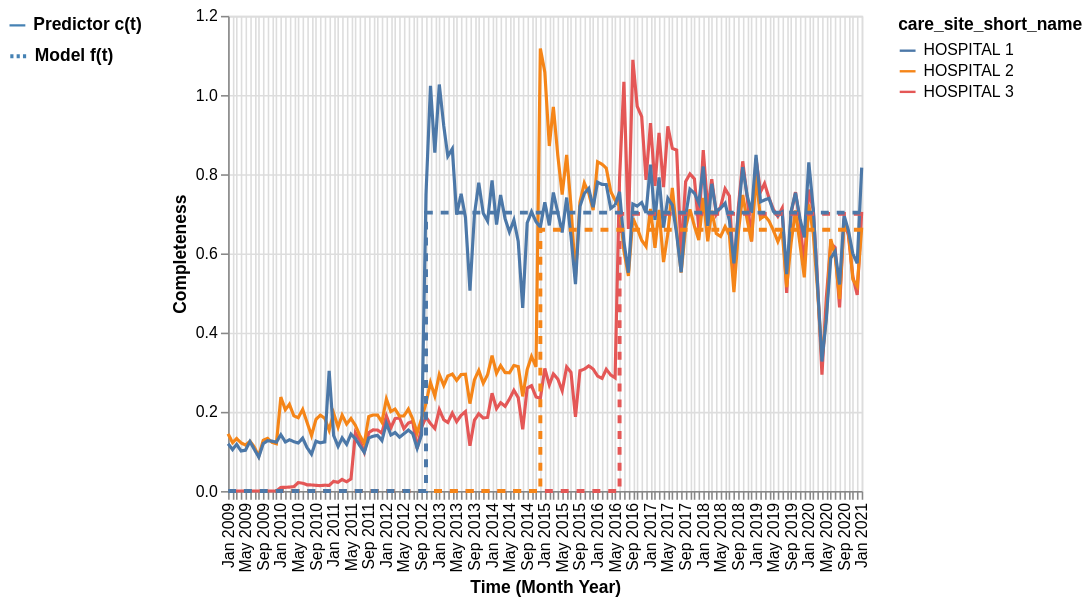

Vega-Lite specification stored for this chart:
### Vega-Lite specification from a JSON file in a GitHub repository (floating-point values rounded to 4 significant figures; data arrays with more than 128 entries replaced by an {"elided": "..."} marker saying what was removed)
{"config": {"view": {"continuousWidth": 400, "continuousHeight": 300}}, "layer": [{"mark": "line", "encoding": {"color": {"field": "care_site_short_name", "sort": {"field": "c", "op": "mean", "order": "descending"}, "type": "nominal"}, "strokeDash": {"field": "legend_predictor", "legend": {"labelFontSize": 11, "labelFontStyle": "bold", "orient": "left", "symbolStrokeColor": "steelblue", "symbolType": "stroke"}, "title": "", "type": "nominal"}, "x": {"axis": {"labelAngle": -90, "tickCount": "month"}, "field": "date", "timeUnit": "yearmonth", "title": "Time (Month Year)", "type": "temporal"}, "y": {"aggregate": "mean", "field": "c", "title": "Completeness", "type": "quantitative"}}}, {"mark": {"type": "line", "interpolate": "step-after", "strokeDash": [5, 5]}, "encoding": {"color": {"field": "care_site_short_name", "sort": {"field": "c", "op": "mean", "order": "descending"}, "type": "nominal"}, "strokeWidth": {"field": "legend_model", "legend": {"labelFontSize": 11, "labelFontStyle": "bold", "orient": "left", "symbolDash": [2, 2], "symbolStrokeColor": "steelblue", "symbolType": "stroke"}, "title": "", "type": "nominal"}, "x": {"axis": {"labelAngle": -90, "tickCount": "month"}, "field": "date", "timeUnit": "yearmonth", "title": "Time (Month Year)", "type": "temporal"}, "y": {"aggregate": "mean", "field": "c_hat", "type": "quantitative"}}}], "data": {"name": "data-9b9a030bc5b61bbfdbcdc34bfa99e02e"}, "$schema": "https://vega.github.io/schema/vega-lite/v4.17.0.json", "datasets": {"data-9b9a030bc5b61bbfdbcdc34bfa99e02e": {"elided": "435 records"}}}
